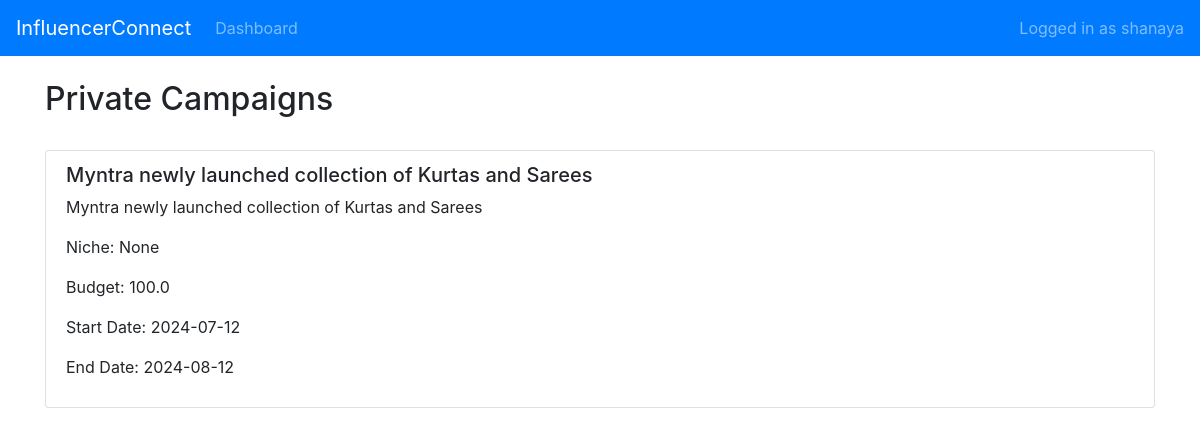
/influencer/show_private_campaigns (signed in), run on the app's committed database.
### models.py (models this page shows)
class Influencer(db.Model):
    id=db.Column(db.Integer,primary_key=True)
    username=db.Column(db.String(80),unique=True,nullable=False)
    password=db.Column(db.String(80),nullable=False)
    platform_presence=db.Column(db.String(120),nullable=False)
    flagged=db.Column(db.Boolean,default=False)
    ad_requests=db.relationship('AdRequest',backref='influencer',lazy=True)

class Campaign(db.Model):
    id=db.Column(db.Integer,primary_key=True)
    sponsor_id=db.Column(db.Integer,db.ForeignKey('sponsor.id'),nullable=False)
    name=db.Column(db.String(120),nullable=False)
    description=db.Column(db.Text,nullable=True)
    start_date=db.Column(db.Date,nullable=False)
    end_date=db.Column(db.Date,nullable=False)
    budget=db.Column(db.Float,nullable=False)
    visibility=db.Column(db.String(10),nullable=False)
    goals=db.Column(db.Text,nullable=True)
    niche=db.Column(db.String(120),nullable=True)
    ad_requests=db.relationship('AdRequest',backref='campaign',lazy=True)

### app.py (the view)
@app.route('/influencer/show_private_campaigns',methods=['GET','POST'])
def show_private_campaigns():
    if 'username' not in session or session['role']!='Influencer':
        return redirect(url_for('influencer_login'))
    influencer=Influencer.query.filter_by(username=session['username']).first()
    if  influencer.flagged:
        flash('You are flagged and cannot view sponsor profiles')
        return redirect(url_for('influencer_dashboard'))
    private_campaigns=Campaign.query.join(AdRequest).filter(Campaign.visibility=='private',AdRequest.influencer_id==influencer.id).all()
    return render_template('show_private_campaign.html',private_campaigns=private_campaigns)

### templates/show_private_campaign.html (shortened to what this page needs)
<!DOCTYPE html>
<html lang="en">
<head>
    <link rel="stylesheet" href="{{ url_for('static', filename='css/bootstrap.min.css') }}">
</head>
<body>
    <nav class="navbar navbar-expand-lg navbar-dark bg-primary">
        <a class="navbar-brand" href="#">InfluencerConnect</a>
        {% if 'username' in session %}
            <ul class="navbar-nav mr-auto">
                <li class="nav-item">
                    <a class="nav-link" href="{{ url_for('influencer_dashboard') }}">Dashboard</a>
                </li>
            </ul>
            <span class="navbar-text">Logged in as {{ session['username'] }}</span>
        {% else %}
            <a href="{{ url_for('influencer_login') }}" class="btn btn-secondary">Login</a>
        {% endif %}
    </nav>
    <div class="container mt-4">
        {% if private_campaigns %}
            <h2 class="mt-4">Private Campaigns</h2>
            <br>
                <ul class="list-group">
                    {% for campaign in private_campaigns %}
                        <li class="list-group-item">
                            <h5>{{ campaign.name }}</h5>
                            <p>{{ campaign.description }}</p>
                            <p>Niche: {{ campaign.niche }}</p>
                            <p>Budget: {{ campaign.budget }}</p>
                            <p>Start Date: {{ campaign.start_date }}</p>
                            <p>End Date: {{ campaign.end_date }}</p>
                        </li>
                    {% endfor %}
                </ul>
            {% endif %}
        </div>
</body>
</html>

### data on the page
Influencer: username "shanaya"
Campaign: name "Myntra newly launched collection of Kurtas and Sarees", description "Myntra newly launched collection of Kurtas and Sarees", niche "None", budget "100.0", start_date "2024-07-12", end_date "2024-08-12"
